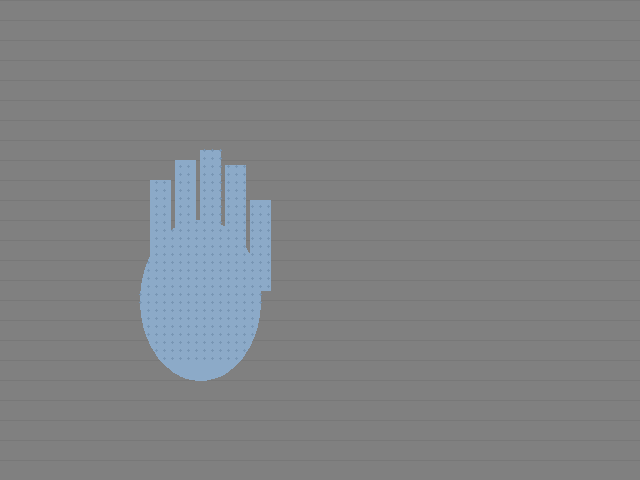
#> input picture assets/samples/frame2.png, 640 x 480 px
$ python -i classical_hand_segmenter.py   (imports and definitions only)
#> lines starting #> are read from the running program, lines starting #| are printed output that depends on the picture
#> further down, picture is the input picture: shape (480, 640, 3); mean B, G, R 132.8, 130.6, 128.4
# src/vision/classical_hand_segmenter.py
"""
Classical computer vision based hand segmentation.

Uses YCrCb color space for skin detection, motion differencing,
morphological operations, and contour filtering for robust hand detection.

This serves as a reliable fallback when ML segmentation fails or is disabled.
"""

import cv2
import numpy as np
from typing import Optional, Tuple


class ClassicalHandSegmenter:
    """
    Classical CV hand segmentation using YCrCb skin detection.

    Pipeline:
    1. Convert frame to YCrCb color space
    2. Apply skin color thresholding
    3. Motion differencing (if previous frame available)
    4. Morphological cleanup
    5. Contour filtering
    6. Return binary mask

    Attributes:
        use_motion: Enable motion differencing
        prev_gray: Previous frame for motion detection
    """

    def __init__(self,
                 skin_cr_min: int = 133,
                 skin_cr_max: int = 173,
                 skin_cb_min: int = 77,
                 skin_cb_max: int = 127,
                 motion_threshold: int = 20,
                 min_contour_area: int = 2000,
                 use_motion: bool = True):
        """
        Initialize classical hand segmenter.

        Args:
            skin_cr_min: Minimum Cr value for skin (133 typical)
            skin_cr_max: Maximum Cr value for skin (173 typical)
            skin_cb_min: Minimum Cb value for skin (77 typical)
            skin_cb_max: Maximum Cb value for skin (127 typical)
            motion_threshold: Frame difference threshold for motion
            min_contour_area: Minimum contour area to keep
            use_motion: Enable motion differencing
        """
        self.skin_cr_min = skin_cr_min
        self.skin_cr_max = skin_cr_max
        self.skin_cb_min = skin_cb_min
        self.skin_cb_max = skin_cb_max
        self.motion_threshold = motion_threshold
        self.min_contour_area = min_contour_area
        self.use_motion = use_motion

        # State for motion detection
        self.prev_gray = None

        # Morphological kernels
        self.morph_kernel_small = cv2.getStructuringElement(cv2.MORPH_ELLIPSE, (3, 3))
        self.morph_kernel_large = cv2.getStructuringElement(cv2.MORPH_ELLIPSE, (5, 5))

    def segment(self, frame: np.ndarray) -> np.ndarray:
        """
        Segment hand from frame using classical CV.

        Args:
            frame: BGR frame from camera

        Returns:
            Binary mask (0 or 255) with hand region
        """
        h, w = frame.shape[:2]
#> h = 480; w = 640

        # PRE-SMOOTH: Gaussian blur to reduce noise before processing
        # Small kernel (3x3) preserves hand edges while removing sensor noise
        frame_blurred = cv2.GaussianBlur(frame, (3, 3), 0)

        # Convert to YCrCb for skin detection
        ycrcb = cv2.cvtColor(frame_blurred, cv2.COLOR_BGR2YCrCb)
#> ycrcb: shape (480, 640, 3); mean of channels 0, 1, 2 130.2, 126.7, 129.5

        # Split channels
        y, cr, cb = cv2.split(ycrcb)
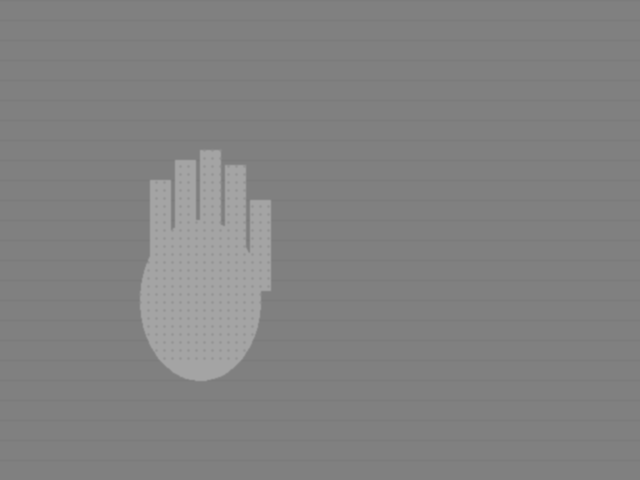
#> y: shape (480, 640); min 124, max 164, mean 130.2
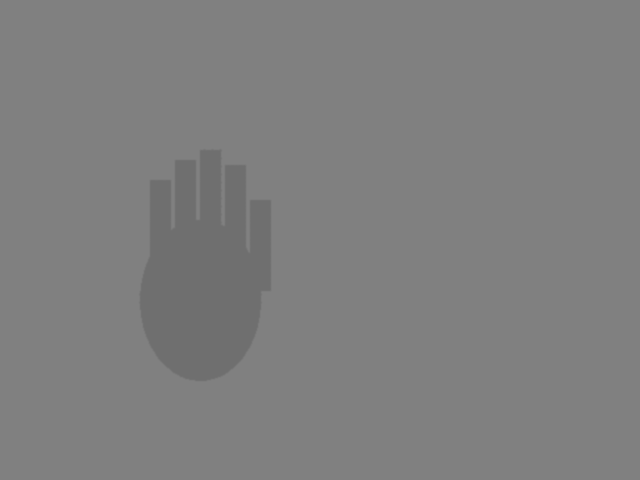
#> cr: shape (480, 640); min 111, max 128, mean 126.7

        # Apply skin color thresholds
        skin_mask = cv2.inRange(
            ycrcb,
            np.array([0, self.skin_cr_min, self.skin_cb_min], dtype=np.uint8),
            np.array([255, self.skin_cr_max, self.skin_cb_max], dtype=np.uint8)
        )
#> skin_mask: shape (480, 640); every value is 0

        # Motion differencing (if enabled and previous frame exists)
        if self.use_motion and self.prev_gray is not None:
            gray = cv2.cvtColor(frame, cv2.COLOR_BGR2GRAY)

            # Frame difference
            diff = cv2.absdiff(gray, self.prev_gray)
            _, motion_mask = cv2.threshold(diff, self.motion_threshold, 255, cv2.THRESH_BINARY)

            # Dilate motion mask to connect nearby regions
            motion_mask = cv2.dilate(motion_mask, self.morph_kernel_small, iterations=2)

            # Combine skin and motion
            combined_mask = cv2.bitwise_and(skin_mask, motion_mask)

            # Update previous frame
            self.prev_gray = gray
        else:
            # First frame or motion disabled - use skin only
            combined_mask = skin_mask

            # Initialize previous frame
            if self.use_motion:
                self.prev_gray = cv2.cvtColor(frame, cv2.COLOR_BGR2GRAY)

        # Morphological cleanup (enhanced 4-stage pipeline)
        # 1. Small OPEN: Remove isolated noise pixels (salt noise)
        mask = cv2.morphologyEx(combined_mask, cv2.MORPH_OPEN,
                                self.morph_kernel_small, iterations=2)  # Was 1 → Now 2

        # 2. Larger CLOSE: Fill internal holes and connect nearby regions
        mask = cv2.morphologyEx(mask, cv2.MORPH_CLOSE,
                               self.morph_kernel_large, iterations=3)  # Was 2 → Now 3

        # 3. Median blur: Smooth boundary while preserving edges
        mask = cv2.medianBlur(mask, 7)  # Was 5 → Now 7 (stronger smoothing)

        # 4. Final gentle OPEN: Remove any small artifacts from median blur
        mask = cv2.morphologyEx(mask, cv2.MORPH_OPEN,
                               self.morph_kernel_small, iterations=1)

        # Contour filtering - keep only large regions (likely hands)
        mask = self._filter_contours(mask)

        return mask

    def _filter_contours(self, mask: np.ndarray) -> np.ndarray:
        """
        Filter contours by area and select best hand candidate.

        Args:
            mask: Binary mask

        Returns:
            Filtered binary mask with only valid hand regions
        """
        # Find contours
        contours, _ = cv2.findContours(mask, cv2.RETR_EXTERNAL, cv2.CHAIN_APPROX_SIMPLE)
#> contours = []

        if not contours:
            return np.zeros_like(mask)

        # Filter by minimum area
        valid_contours = [c for c in contours if cv2.contourArea(c) >= self.min_contour_area]

        if not valid_contours:
            return np.zeros_like(mask)

        # Create new mask with only valid contours
        filtered_mask = np.zeros_like(mask)

        # Draw the largest contour (most likely the hand)
        largest_contour = max(valid_contours, key=cv2.contourArea)
        cv2.drawContours(filtered_mask, [largest_contour], -1, 255, -1)

        return filtered_mask

    def reset(self):
        """Reset motion tracking state."""
        self.prev_gray = None

    def calibrate_skin_color(self, frame: np.ndarray, roi: Tuple[int, int, int, int]) -> None:
        """
        Calibrate skin color thresholds from a region of interest.

        Args:
            frame: BGR frame
            roi: (x, y, w, h) region containing skin
        """
        x, y, w, h = roi
        skin_sample = frame[y:y+h, x:x+w]

        # Convert to YCrCb
        ycrcb = cv2.cvtColor(skin_sample, cv2.COLOR_BGR2YCrCb)
        _, cr, cb = cv2.split(ycrcb)

        # Calculate mean and std
        cr_mean, cr_std = cv2.meanStdDev(cr)
        cb_mean, cb_std = cv2.meanStdDev(cb)

        # Set thresholds as mean ± 2*std
        self.skin_cr_min = max(0, int(cr_mean[0] - 2 * cr_std[0]))
        self.skin_cr_max = min(255, int(cr_mean[0] + 2 * cr_std[0]))
        self.skin_cb_min = max(0, int(cb_mean[0] - 2 * cb_std[0]))
        self.skin_cb_max = min(255, int(cb_mean[0] + 2 * cb_std[0]))

        print(f"Calibrated skin color:")
        print(f"  Cr range: [{self.skin_cr_min}, {self.skin_cr_max}]")
        print(f"  Cb range: [{self.skin_cb_min}, {self.skin_cb_max}]")

>>> import cv2
>>> picture = cv2.imread('../../assets/samples/frame2.png')
>>> result = ClassicalHandSegmenter().segment(picture)
